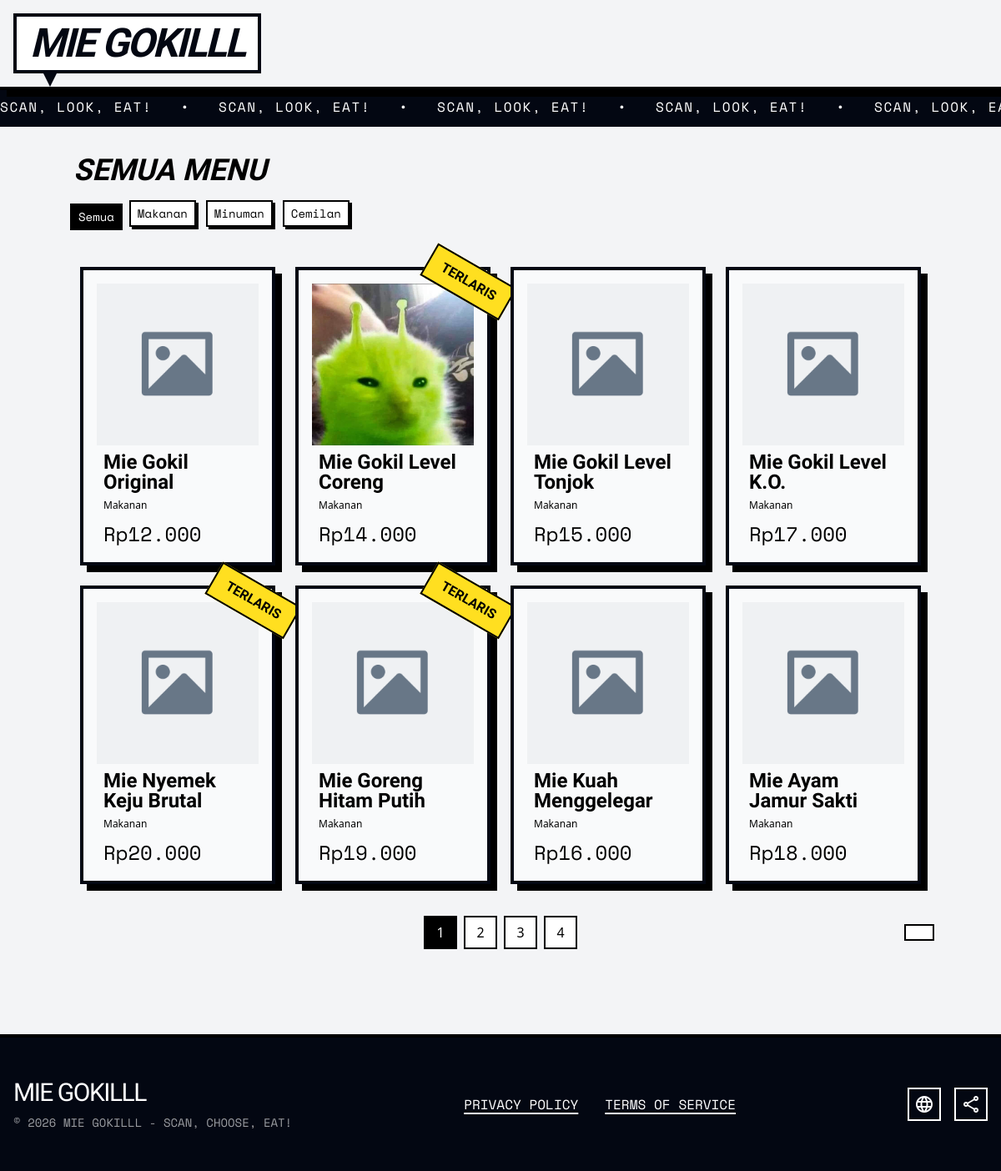
Page /menu/index.php on the committed database.
### tables this page shows
CREATE TABLE `menu` (
  `id` int NOT NULL,
  `nama_menu` varchar(100) NOT NULL,
  `harga` int NOT NULL,
  `kategori` enum('makanan','minuman','cemilan') NOT NULL,
  `deskripsi` text,
  `foto` varchar(255) NOT NULL,
  `tersedia` tinyint(1) NOT NULL DEFAULT '1',
  `terlaris` tinyint(1) NOT NULL DEFAULT '0',
  `created_at` timestamp NULL DEFAULT CURRENT_TIMESTAMP
);

### services/domain.php (called while the page is built)
<?php $domain = "/mie-gokilll/"; ?>

### menu/index.php (the view, shortened to what this page needs)
<?php
include './../config/koneksi.php';
include './../services/domain.php';
$kategori = $_GET['kategori'] ?? 'all';
$page = isset($_GET['page']) ? (int)$_GET['page'] : 1;
$page = max($page, 1);
$limit = 8;
$offset = ($page - 1) * $limit;
if ($kategori === 'all') {
    $result = $conn->query("SELECT COUNT(*) as total FROM menu");
}
$totalData = $result->fetch_assoc()['total'];
$totalPages = ceil($totalData / $limit);
if ($kategori === 'all') {
    $stmt = $conn->prepare("
        SELECT *
        FROM menu
        ORDER BY created_at DESC
        LIMIT ? OFFSET ?
    ");
    $stmt->bind_param('ii', $limit, $offset);
}
$stmt->execute();
$allMenus = $stmt->get_result();
?>
<!DOCTYPE html>
<html lang="en">
<head>
    <link rel="stylesheet" href="./../src/css/style.css">
    <link href="https://cdn.boxicons.com/3.0.8/fonts/basic/boxicons.min.css" rel="stylesheet">
    <link href="https://cdn.boxicons.com/3.0.8/fonts/filled/boxicons-filled.min.css" rel="stylesheet">
    <link href="https://cdn.boxicons.com/3.0.8/fonts/brands/boxicons-brands.min.css" rel="stylesheet">
</head>
<body class="bg-gray-100 overflow-x-hidden">
    <?php include './../includes/guest/header.php' ?>
    <section class="px-20 py-8 max-md:p-4 space-y-4">
        <h2 class="flex items-center text-4xl gap-2"><i class="bxf bx-fork-spoon"></i><span class="font-semibold font-bricolage italic">SEMUA MENU</span></h2>
        <div class="flex flex-wrap gap-3 mb-8">
            <a
                href="?kategori=all"
                class="
                px-2 py-1 font-space-mono
                border-2 border-black
                shadow-[3px_3px_0px_#000]
                transition-all text-sm
                hover:translate-x-1 hover:translate-y-1 hover:shadow-none
                <?= $kategori === 'all' ? 'bg-black text-white translate-x-1 translate-y-1 shadow-none' : 'bg-white text-black' ?>
                "
            >
                Semua
            </a>
            <a
                href="?kategori=makanan"
                class="
                px-2 py-1 font-space-mono
                border-2 border-black
                shadow-[3px_3px_0px_#000]
                transition-all text-sm
                hover:translate-x-1 hover:translate-y-1 hover:shadow-none
                <?= $kategori === 'makanan' ? 'bg-black text-white translate-x-1 translate-y-1 shadow-none' : 'bg-white text-black' ?>
                "
            >
                Makanan
            </a>
            <a
                href="?kategori=minuman"
                class="
                px-2 py-1 font-space-mono
                border-2 border-black
                shadow-[3px_3px_0px_#000]
                transition-all text-sm
                hover:translate-x-1 hover:translate-y-1 hover:shadow-none
                <?= $kategori === 'minuman' ? 'bg-black text-white translate-x-1 translate-y-1 shadow-none' : 'bg-white text-black' ?>
                "
            >
                Minuman
            </a>
            <a
                href="?kategori=cemilan"
                class="
                px-2 py-1 font-space-mono
                border-2 border-black
                shadow-[3px_3px_0px_#000]
                transition-all text-sm
                hover:translate-x-1 hover:translate-y-1 hover:shadow-none
                <?= $kategori === 'cemilan' ? 'bg-black text-white translate-x-1 translate-y-1 shadow-none' : 'bg-white text-black' ?>
                "
            >
                Cemilan
            </a>
            </div>
        <div class="grid grid-cols-4 max-md:grid-cols-2 w-full p-4 max-md:p-0 gap-6">
            <?php if($allMenus->num_rows > 0): ?>
                <?php while ($menu = $allMenus->fetch_assoc()): ?>
                    <a href="<?= $domain . 'menu/detail.php?id=' . $menu['id'] ?>">
                        <div class="relative h-full p-4 border-4 border-gray-950 bg-gray-50 shadow-[8px_8px_0px_#000]  hover:translate-x-1 hover:translate-y-1 hover:shadow-none transition-all">
                                <div class="w-full aspect-square overflow-hidden shrink-0">
                                        <img class="w-full h-full object-cover" src="<?= $menu['foto'] ? $domain . 'uploads/' . $menu['foto'] : $domain . 'src/img/placeholder-image.png' ?>" alt="<?= $menu['nama_menu'] ?>">
                                </div>
                                <div class="p-2 space-y-4">
                                    <div class="space-y-2">
                                        <h3 class="font-bricolage font-semibold text-2xl max-md:text-lg leading-6"><?= $menu['nama_menu'] ?></h3>
                                        <p class="text-xs"><?= ucfirst($menu['kategori']) ?></p>
                                    </div>
                                    <p class="font-space-mono text-2xl max-md:text-lg leading-5">Rp<?= number_format($menu['harga'], 0, ',', '.') ?></p>
                                </div>
                                <?php if ($menu['terlaris'] === 1): ?>
                                <div class="absolute font-bold border-2 border-black bg-yellow-300 rotate-30 max-md:rotate-0 -top-2 max-md:-top-4 -right-8 max-md:right-1/2 max-md:translate-x-1/2 px-4 py-2 max-md:px-3 max-md:py-1 max-md:text-sm font-bricolage">
                                    TERLARIS
                                </div>
                                <?php endif; ?>
                        </div>
                    </a>
                <?php endwhile;?>
            <?php endif;?>
        </div>
        <div class="relative flex gap-2 justify-between mt-8">
             <?php
                $visiblePages = 4;
                $startPage = floor(($page - 1) / $visiblePages) * $visiblePages + 1;
                $endPage = min($startPage + $visiblePages - 1, $totalPages);
                ?>
            <div class="flex gap-2 absolute top-1/2 left-1/2 -translate-x-1/2 -translate-y-1/2">
                <?php for ($i = $startPage; $i <= $endPage; $i++): ?>
                    <a
                        href="?kategori=<?= urlencode($kategori) ?>&page=<?= $i ?>"
                        class="w-10 h-10 flex items-center justify-center border-2 border-black
                        <?= $i == $page ? 'bg-black text-white' : 'bg-white' ?>"
                    >
                        <?= $i ?>
                    </a>
                <?php endfor; ?>
            </div>
            <?php if ($page < $totalPages): ?>
                <a
                    href="?kategori=<?= urlencode($kategori) ?>&page=<?= $page + 1 ?>"
                    class="flex items-center justify-center px-4 py-2 border-2 border-black bg-white"
                >
                </a>
            <?php else: ?>
                <div></div>
            <?php endif; ?>
        </div>
    </section>
    <?php include './../includes/guest/footer.php' ?>
</body>
</html>

### includes/guest/header.php
<header
      class="bg-gray-100 sticky top-0 z-50 w-full border-b-4 border-primary shadow-[8px_8px_0px_0px_rgba(0,0,0,1)] flex justify-between items-center px-4 md:px-gutter py-4 transition-all"
    >
    <div class="relative group">
    <a href="<?= $domain ?>" class="flex w-fit h-fit bg-white border-4 border-gray-950 px-4 py-2 relative z-10">
        <h1
        class="font-bricolage text-5xl font-black uppercase italic tracking-tighter text-gray-950"
        >
        MIE GOKILLL
        </h1>
    </a>
    <div
        class="absolute -bottom-4 left-8 w-6 h-6 bg-gray-950 speech-bubble-tail"
    ></div>
    </div>
</header>
<div
    class="bg-gray-950 text-white py-2 overflow-hidden whitespace-nowrap border-b-4 border-gray-950"
>
    <div
    class="comic-marquee inline-block font-space-mono uppercase tracking-widest"
    >
    SCAN, LOOK, EAT!   •   SCAN, LOOK, EAT!   •   SCAN, LOOK, EAT!   •
      SCAN, LOOK, EAT!   •   SCAN, LOOK, EAT!   •   SCAN, LOOK, EAT!
    •   SCAN, LOOK, EAT!   •   SCAN, LOOK, EAT!   •
    </div>
</div>

### includes/guest/footer.php
<footer
    class="mt-20 border-t-4 border-black bg-gray-950 text-white w-full"
>
    <div
    class="w-full mx-auto px-4 md:px-gutter py-12 flex flex-col md:flex-row justify-between items-center gap-8"
    >
    <div class="flex flex-col items-center md:items-start">
        <h3
        class="font-bricolage text-3xl uppercase tracking-tighter mb-2"
        >
        MIE GOKILLL
        </h3>
        <p class="font-space-mono text-sm opacity-60">
        © 2026 MIE GOKILLL - SCAN, CHOOSE, EAT!
        </p>
    </div>
    <nav class="flex gap-8 font-space-mono text-label-bold uppercase">
        <a
        class="hover:font-semibold transition-colors underline decoration-2 underline-offset-4"
        href="#"
        >Privacy Policy</a
        >
        <a
        class="hover:font-semibold transition-colors underline decoration-2 underline-offset-4"
        href="#"
        >Terms of Service</a
        >
    </nav>
    <div class="flex gap-4">
        <div
        class="w-10 h-10 border-2 border-white flex items-center justify-center hover:bg-white hover:text-black transition-all cursor-pointer"
        >
        <span class="material-symbols-outlined" data-icon="language"
            >language</span
        >
        </div>
        <div
        class="w-10 h-10 border-2 border-white flex items-center justify-center hover:bg-white hover:text-black transition-all cursor-pointer"
        >
        <span class="material-symbols-outlined" data-icon="share"
            >share</span
        >
        </div>
    </div>
    </div>
</footer>

### src/css/style.css (style rules this page uses)
.material-symbols-outlined { font-variation-settings: "FILL" 0, "wght" 400, "GRAD" 0, "opsz" 24; }
.comic-marquee { animation: marquee 20s linear infinite; }
.speech-bubble-tail { clip-path: polygon(0% 0%, 100% 0%, 50% 100%); }

### rows in the picture
menu: nama_menu "Mie Gokil Original", kategori "Makanan", harga "12.000"
menu: foto (picture), nama_menu "Mie Gokil Level Coreng", kategori "Makanan", harga "14.000", terlaris "TERLARIS"
menu: nama_menu "Mie Gokil Level Tonjok", kategori "Makanan", harga "15.000"
menu: nama_menu "Mie Gokil Level K.O.", kategori "Makanan", harga "17.000"
menu: nama_menu "Mie Nyemek Keju Brutal", kategori "Makanan", harga "20.000", terlaris "TERLARIS"
menu: nama_menu "Mie Goreng Hitam Putih", kategori "Makanan", harga "19.000", terlaris "TERLARIS"
menu: nama_menu "Mie Kuah Menggelegar", kategori "Makanan", harga "16.000"
menu: nama_menu "Mie Ayam Jamur Sakti", kategori "Makanan", harga "18.000"
